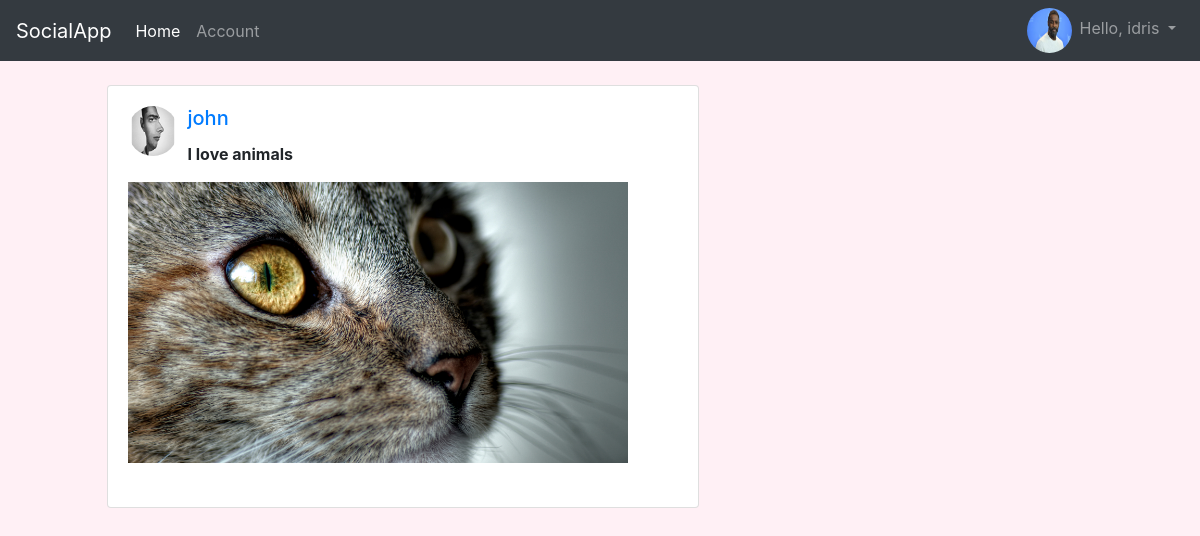
The app's page /post/0pt0ujx (signed in) with its own data.
### Account/models.py (models this page shows, shortened)
class UserProfile(models.Model):
	user=models.OneToOneField(User,on_delete=models.CASCADE)
	profilePic=models.ImageField(upload_to='profile_image/', default='profile_image/default.png',blank=True)

### Post/models.py (models this page shows, shortened)
class UserPOST(models.Model):
    user=models.ForeignKey(User,default=1,on_delete=models.CASCADE)
    content=models.TextField(max_length=255, blank=True)
    slug=models.SlugField(max_length=250,null=True,blank=True)
    image=models.ImageField(upload_to='post_image/',blank=True)
    timestamp=models.DateTimeField(auto_now_add=True)

### Post/views.py (the view)
# urls.py: path('<slug:slug>', views.PostId,name='postId'),
def PostId(request,slug):
	post=UserPOST.objects.get(slug=slug)
	context={"post":post}
	return render(request,"idPost.html",context)

### Post/templates/idPost.html (shortened to what this page needs)
{% include 'base.html' %}
{% include 'navbar.html' %}
{% block body %}
<div class="row">
<div class="col-sm-1 "></div>
<div class="col-sm-8">
<div class="card w-75 mx-1 my-4" >
<div class="card-body">
	<a href="account/{{ qs.user }}">
	<img src="{{ post.user.userprofile.profilePic.url }}" id="profileImage" class="rounded-circle">
<h5 class="card-title">{{ post.user }}</h5></a>
<p class="card-text"><b>{{ post.content }}</b></p>
	{% if post.image %}
	<img src="{{ post.image.url }}" alt="" class="post_image"><br>
	{% endif %}
</div>
</div>
</div>
</div>
{% endblock %}

### Account/templates/navbar.html (shortened to what this page needs)
<nav class="navbar navbar-expand-lg navbar-dark bg-dark">
  <a class="navbar-brand" href="/">   SocialApp</a>
  <div class="collapse navbar-collapse" id="navbarNavDropdown">
    <ul class="navbar-nav">
      <li class="nav-item active">
        <a class="nav-link" href="/">Home <span class="sr-only">(current)</span></a>
      </li>
      <li class="nav-item">
        <a class="nav-link" href="/account/{{request.user}}">Account</a>
      </li>
    </ul>
    <ul class="navbar-nav ml-auto">
      <img src="{{ user.userprofile.profilePic.url }}" id="profilePostImage" width="45px" height="45px" style="border-radius: 50%;">
      <li class="nav-item dropdown">
        <a class="nav-link dropdown-toggle" href="#" id="navbarDropdown" role="button" data-toggle="dropdown" aria-haspopup="true" aria-expanded="false">
          Hello, {{request.user}}
        </a>
      </li>
    </ul>
  </div>
</nav>

### Post/templates/idPost.html (style rules this page uses)
body { background-color:lavenderblush; }
.post_image { display: block; max-width:500px; max-height:500px; width: auto; height: auto; }
#profileImage { float:left; margin-right:10px; width:50px; height:50px; }

### records on screen
UserPOST: user.userprofile.profilePic (picture), user "john", content "I love animals", image (picture)

### other values on screen
{{ request.user }} "idris"
